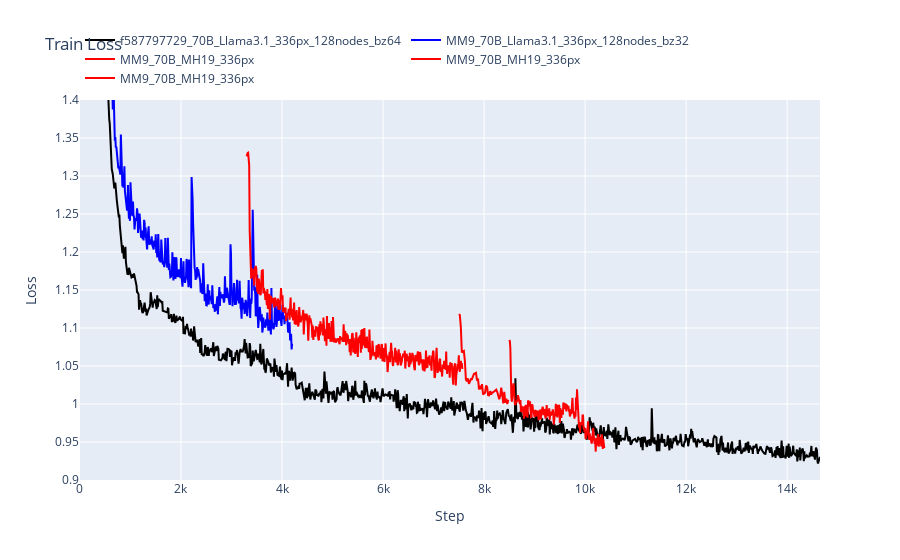

The cell this chart's notebook holds for it:
### Code cell
def plot_scheme_loss(scheme, yrange=None):

    fig = go.Figure()

    for s in schemes:
        # read loss from jobs
        if "jobs" in s:
            s["loss"] = []
            for j in s["jobs"]:
                log = f"/fsx_0/user/tranx/output/slurm_logs/output_{j}.txt"
                print(f"Reading loss from {log}")
                loss_j = get_loss_values(log)
                s["loss"].extend(loss_j)

        if 'steps' in s:
            steps = s['steps']
        else:
            steps = [s["resume_step"] + i*s["step_scale"]
                     for i in range(len(s["loss"]))]

        if 'color' in s:
            fig.add_trace(go.Scatter(
                x=steps, y=s["loss"], name=s["name"], mode='lines', line=dict(color=s['color'])))
        else:
            fig.add_trace(go.Scatter(
                x=steps, y=s["loss"], name=s["name"], mode='lines'))

    fig.update_layout(
        title=f'Train Loss', xaxis_title='Step', yaxis_title='Loss',
        legend=dict(orientation="h", yanchor="bottom", y=1.02),
        # yaxis=dict(range=[0.8, 1.6])
    )

    if yrange is not None:
        fig.update_layout(yaxis=dict(range=yrange))

    fig.show()


schemes = [
    {
        "name": "f587797729_70B_Llama3.1_336px_128nodes_bz64",
        "name_comment": "#5 f587797729_70B_Llama3.1_336px_128nodes_bz64",
        "loss": df['loss'],
        "steps": df['step'],
        "resume_step": 0,
        "step_scale": 10,  # 10 for bz=32, gradient_accumulation_step=4, nodes=128
        "color": "black"
    },
    {
        "name": "MM9_70B_Llama3.1_336px_128nodes_bz32",
        "name_comment": "#1.2 MM9_70B_Llama3.1_336px_128nodes_bz32_retrain",
        # something missing between 8231 and 8390
        # "jobs": [7260, 7499, 8231, 8390, 8407],
        # "jobs": [7260, 7499],
        "loss": lm31_losses,
        "steps": lm31_steps,
        "resume_step": 0,
        "step_scale": 10,  # 10 for bz=32, gradient_accumulation_step=4, nodes=128
        "color": "blue"
    },
    {
        "name": "MM9_70B_MH19_336px",
        "name_comment": "#3.2 MM9_70B_MH19_336px_128nodes_fixed",
        "jobs": [7144],
        "resume_step": 3300,
        "step_scale": 10,
        "color": "red"
    },
    # {
    #     "name": "#3.3 MM9_70B_MH19_336px_128nodes_retrain",
    #     "jobs": [7261],
    #     "resume_step": 0,
    #     "step_scale": 10,
    #     "color": "red"
    # },
    # {
    #     "name": "#3.5 MM9_70B_MH19_336px_384nodes",
    #     "jobs": [7343],
    #     "resume_step": 2100,
    #     "step_scale": 30,
    #     "color": "red"
    # },
    {
        "name": "MM9_70B_MH19_336px",
        "name_comment": "#3.6 MM9_70B_MH19_336px_256nodes",
        "jobs": [7465],
        "resume_step": 7500,
        "step_scale": 20,
        "color": "red"
    },
    {
        "name": "MM9_70B_MH19_336px",
        "name_comment": "#3.7 MM9_70B_MH19_336px_128nodes_resume",
        "jobs": [7700, 8351],
        "resume_step": 8500,
        "step_scale": 10,
        "color": "red"
    },

]

plot_scheme_loss(schemes, yrange=[0.9, 1.4])

### Figure 1 — Plotly figure (JSON) as saved in the notebook; plotly's stock layout.template omitted (floating-point values rounded to 4 significant figures; data arrays with more than 128 entries replaced by an {"elided": "..."} marker saying what was removed)
{"data": [{"line": {"color": "black"}, "mode": "lines", "name": "f587797729_70B_Llama3.1_336px_128nodes_bz64", "type": "scatter", "x": {"elided": "1000 int values"}, "y": {"elided": "1000 float values"}}, {"line": {"color": "blue"}, "mode": "lines", "name": "MM9_70B_Llama3.1_336px_128nodes_bz32", "type": "scatter", "x": {"elided": "421 int values"}, "y": {"elided": "421 float values"}}, {"line": {"color": "red"}, "mode": "lines", "name": "MM9_70B_MH19_336px", "type": "scatter", "x": {"elided": "428 int values"}, "y": {"elided": "428 float values"}}, {"line": {"color": "red"}, "mode": "lines", "name": "MM9_70B_MH19_336px", "type": "scatter", "x": [7500, 7520, 7540, 7560, 7580, 7600, 7620, 7640, 7660, 7680, 7700, 7720, 7740, 7760, 7780, 7800, 7820, 7840, 7860, 7880, 7900, 7920, 7940, 7960, 7980, 8000, 8020, 8040, 8060, 8080, 8100, 8120, 8140, 8160, 8180, 8200, 8220, 8240, 8260, 8280, 8300, 8320, 8340, 8360, 8380, 8400, 8420, 8440, 8460, 8480], "y": [1.118, 1.117, 1.101, 1.068, 1.069, 1.07, 1.057, 1.032, 1.03, 1.034, 1.026, 1.029, 1.033, 1.033, 1.036, 1.04, 1.04, 1.041, 1.031, 1.034, 1.019, 1.024, 1.019, 1.026, 1.013, 1.014, 1.015, 1.024, 1.022, 1.012, 1.011, 1.017, 1.012, 1.015, 1.015, 1.017, 1.018, 1.019, 1.016, 1.012, 1.006, 1.011, 1.022, 1.012, 1.001, 1.016, 1.002, 1.007, 1, 1.006]}, {"line": {"color": "red"}, "mode": "lines", "name": "MM9_70B_MH19_336px", "type": "scatter", "x": {"elided": "189 int values"}, "y": {"elided": "189 float values"}}], "layout": {"legend": {"orientation": "h", "y": 1.02, "yanchor": "bottom"}, "title": {"text": "Train Loss"}, "xaxis": {"title": {"text": "Step"}}, "yaxis": {"range": [0.9, 1.4], "title": {"text": "Loss"}}}}
